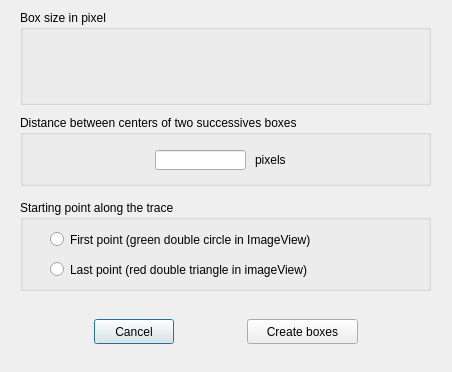
<?xml version="1.0" encoding="UTF-8"?>
<ui version="4.0">
 <class>Dialog_addBoxes_automaticDistribution_distanceBetweenCenter</class>
 <widget class="QDialog" name="Dialog_addBoxes_automaticDistribution_distanceBetweenCenter">
  <property name="geometry">
   <rect>
    <x>0</x>
    <y>0</y>
    <width>452</width>
    <height>372</height>
   </rect>
  </property>
  <property name="sizePolicy">
   <sizepolicy hsizetype="Fixed" vsizetype="Fixed">
    <horstretch>0</horstretch>
    <verstretch>0</verstretch>
   </sizepolicy>
  </property>
  <property name="minimumSize">
   <size>
    <width>452</width>
    <height>372</height>
   </size>
  </property>
  <property name="maximumSize">
   <size>
    <width>452</width>
    <height>372</height>
   </size>
  </property>
  <property name="windowTitle">
   <string>Automatic distribution: set distance between box centers</string>
  </property>
  <widget class="QPushButton" name="pushButton_cancel">
   <property name="geometry">
    <rect>
     <x>94</x>
     <y>319</y>
     <width>80</width>
     <height>25</height>
    </rect>
   </property>
   <property name="text">
    <string>Cancel</string>
   </property>
  </widget>
  <widget class="QPushButton" name="pushButton_createBoxes">
   <property name="geometry">
    <rect>
     <x>247</x>
     <y>319</y>
     <width>111</width>
     <height>25</height>
    </rect>
   </property>
   <property name="text">
    <string>Create boxes</string>
   </property>
  </widget>
  <widget class="QGroupBox" name="groupBox_startingPoint">
   <property name="geometry">
    <rect>
     <x>20</x>
     <y>200</y>
     <width>411</width>
     <height>91</height>
    </rect>
   </property>
   <property name="title">
    <string>Starting point along the trace</string>
   </property>
   <widget class="QRadioButton" name="radioButton_firstPoint">
    <property name="geometry">
     <rect>
      <x>30</x>
      <y>31</y>
      <width>361</width>
      <height>17</height>
     </rect>
    </property>
    <property name="text">
     <string>First point (green double circle in ImageView)</string>
    </property>
   </widget>
   <widget class="QRadioButton" name="radioButton_lastPoint">
    <property name="geometry">
     <rect>
      <x>30</x>
      <y>61</y>
      <width>361</width>
      <height>17</height>
     </rect>
    </property>
    <property name="text">
     <string>Last point (red double triangle in imageView)</string>
    </property>
   </widget>
  </widget>
  <widget class="QGroupBox" name="groupBox_pixelBoxSize">
   <property name="geometry">
    <rect>
     <x>20</x>
     <y>10</y>
     <width>411</width>
     <height>95</height>
    </rect>
   </property>
   <property name="title">
    <string>Box size in pixel</string>
   </property>
   <widget class="Widget_stackedProfilBox_editSize" name="widget_stackedProfBox_editSize" native="true">
    <property name="geometry">
     <rect>
      <x>56</x>
      <y>20</y>
      <width>301</width>
      <height>74</height>
     </rect>
    </property>
    <property name="focusPolicy">
     <enum>Qt::StrongFocus</enum>
    </property>
   </widget>
  </widget>
  <widget class="QGroupBox" name="groupBox_distanceBetweenCenters">
   <property name="geometry">
    <rect>
     <x>20</x>
     <y>115</y>
     <width>411</width>
     <height>71</height>
    </rect>
   </property>
   <property name="title">
    <string>Distance between centers of two successives boxes</string>
   </property>
   <widget class="QLineEdit" name="lineEdit_distanceBetweenCenters">
    <property name="geometry">
     <rect>
      <x>135</x>
      <y>35</y>
      <width>91</width>
      <height>20</height>
     </rect>
    </property>
   </widget>
   <widget class="QLabel" name="label_distanceBetweenCenters_unit">
    <property name="geometry">
     <rect>
      <x>235</x>
      <y>36</y>
      <width>61</width>
      <height>17</height>
     </rect>
    </property>
    <property name="text">
     <string>pixels</string>
    </property>
   </widget>
  </widget>
 </widget>
 <customwidgets>
  <customwidget>
   <class>Widget_stackedProfilBox_editSize</class>
   <extends>QWidget</extends>
   <header>widget_stackedprofilbox_editsize.h</header>
   <container>1</container>
  </customwidget>
 </customwidgets>
 <tabstops>
  <tabstop>widget_stackedProfBox_editSize</tabstop>
  <tabstop>lineEdit_distanceBetweenCenters</tabstop>
  <tabstop>radioButton_firstPoint</tabstop>
  <tabstop>radioButton_lastPoint</tabstop>
  <tabstop>pushButton_cancel</tabstop>
  <tabstop>pushButton_createBoxes</tabstop>
 </tabstops>
 <resources/>
 <connections/>
</ui>
